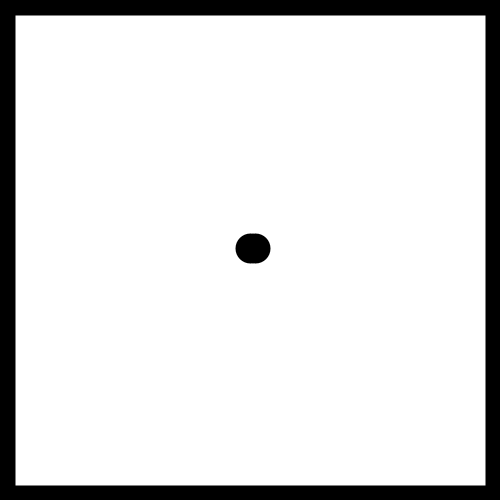
Frame 1 (no input)
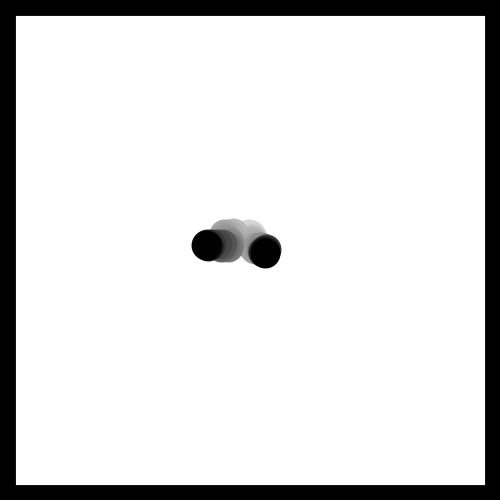
Frame 60 (the mouse pressed at the canvas centre just before this capture)
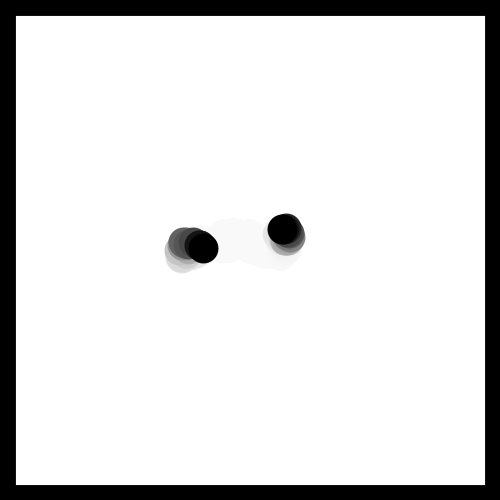
Frame 120 (the mouse held since frame 60 and released just before this capture)

The Processing sketch that drew these frames (run headless with seeded random() and noise(); from frame 60 on, the mouse is pressed at the canvas centre):

// Processing sketch: muchaRuchyBrownaDwieMuchy02
// ── muchaRuchyBrownaDwieMuchy02.pde
void setup()
{
  size(500, 500);
  strokeWeight(30);
  stroke(0);
  background(255);
  fill(255, 20);
}

float x1 = 250;
float y1 = 250;
float x2 = 250;
float y2 = 250;
void draw()
{
  rect(0, 0, 500, 500);
  x1 = x1 + random(-3, 3);
  y1 = y1 + random(-3, 3);
  point(x1, y1);
  x2 = x2 + random(-6, 6);
  y2 = y2 + random(-3, 3);
  point(x2, y2);
}
